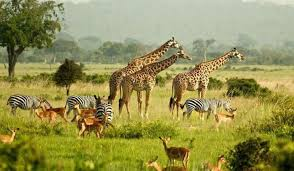
%> input picture Safari_RGB.jpg, 294 x 171 px
$ octave Sobel_x.m   (GNU Octave 9; MATLAB toolbox functions it lacks are replaced by stand-ins)
%> lines starting %> are read from the running program, lines starting %| are printed output that depends on the picture; in (x1, y1, x2, y2) boxes, pixels count from 0 and x2, y2 are one past the last pixel; in counts of white or black regions, pixels touching at a corner belong together; the program's own positions count from 1
% 謗nek dosyan?n 3x3 konvol黶yon ile Sobel Filtresini alan fonksiyon

clear all;
A1 = imread ('C:\Users\HP\Desktop\GoruntuIsleme\Safari_RGB.jpg');
%> A1 is the input picture: size 171x294x3 uint8; mean R, G, B 149.3, 145.2, 83.1
A=A1(:,:,3);
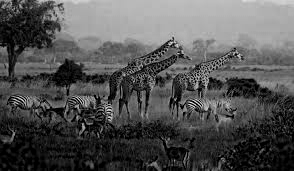
%> A: size 171x294 uint8; min 0, max 226, mean 83.1
imwrite(A,'C:\Users\HP\Desktop\GoruntuIsleme\Safari_CH3.jpg');
sat=size(A)*[1;0];
%> sat = 171
sut=size(A)*[0;1];
%> sut = 294

for i=1:sat

for j=1:sut
 B(i+1,j+1)=A(i,j);
 	if i==1
	B(1,j)=A(1,j);
	end
	if i==sat
	B(sat+2,j+1)=A(sat,j);
	end

	if j==1
	B(i+1,1)=A(i,1);
	end
	if j==sut
	B(i+1,sut+2)=A(i,sut);
	end
end
end
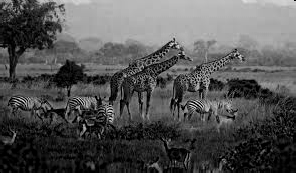
%> B: size 173x296 uint8; min 0, max 226, mean 83.2
B(1,1)=A(1,1);
B(sat+2,1)=A(sat,1);
%> B: size 173x296 uint8; under 0.01% of pixels changed, all inside (x1, y1, x2, y2) = (0, 172, 1, 173)
B(1,sut+2)=A(1,sut);
%> B: size 173x296 uint8; min 0, max 226, mean 83.2; mean of the top-left, top-right, bottom-left and bottom-right quarters 99.6, 139.7, 43.6, 50.7
B(sat+2,sut+2)=A(sat,sut);

A=0;
A=B;

orj=double(A);
cnvx=[-1 0 1; -2 0 2; -1 0 1];
cnvy=[1 2 1; 0 0 0 ; -1 -2 -1];


for i=1:sat
for j=1:sut
  tmp=[orj(i,j) orj(i,j+1) orj(i,j+2) ;
  orj(i+1,j) orj(i+1,j+1) orj(i+1,j+2) ;
  orj(i+2,j) orj(i+2,j+1) orj(i+2,j+2) ];
 B1=uint8( sum(sum(tmp.*cnvx)) );
 B2=uint8( sum(sum(tmp.*cnvy)) );
 Bnew=floor(B1+B2);
Anew(i,j)=Bnew;

end
end
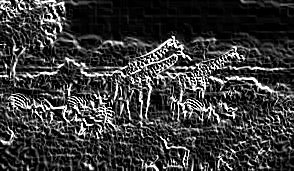
%> Anew: size 171x294 uint8; min 0, max 255, mean 57.4

% imshow(Anew);
imwrite(Anew,'C:\Users\HP\Desktop\GoruntuIsleme\Sobel_xy.jpg');

$ run again, with BlueHat_RGB.jpg copied over Safari_RGB.jpg
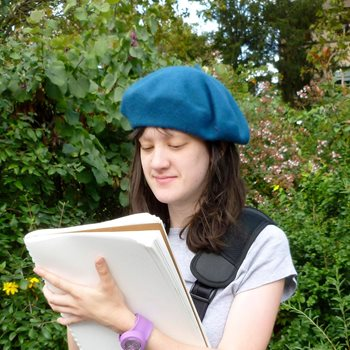
%> input picture BlueHat_RGB.jpg, 350 x 350 px
%> A1 is the input picture: size 350x350x3 uint8; mean R, G, B 109.2, 119.6, 91.5
%> after the loop `for i=1:sat`:
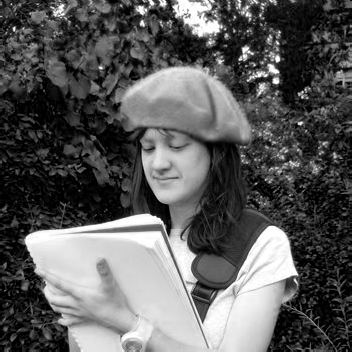
%> B: size 352x352 uint8; min 0, max 255, mean 91.3
%> after the loop `for i=1:sat`:
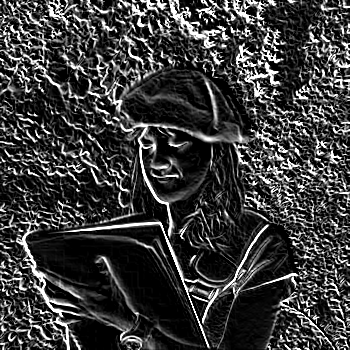
%> Anew: size 350x350 uint8; min 0, max 255, mean 59.4
